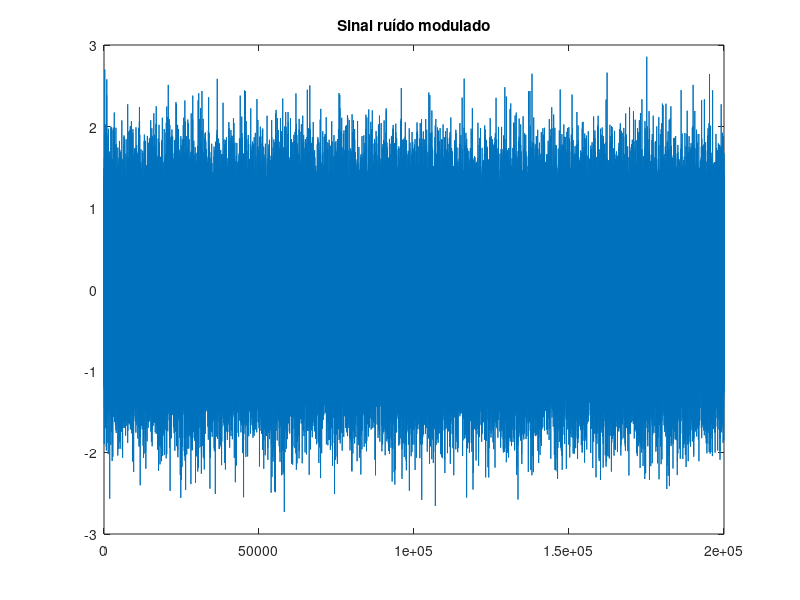
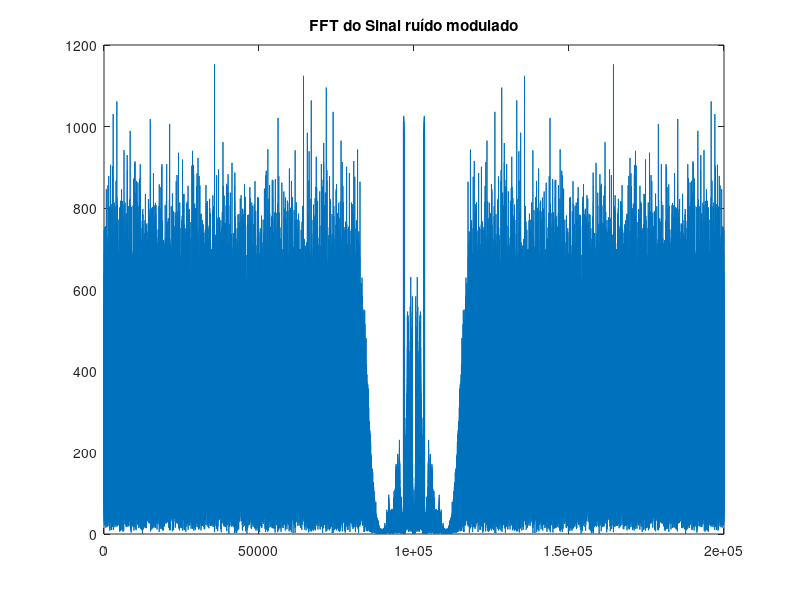

Source code (MATLAB) for these figures, in order: (Note: this script raises an error after producing the figures.)


load('SinalRuidoModulado2s23.mat')
sinal=sinalModulado;
Fs = 40000;%frequência de amostragem
tempo=5;%tempo de gravação em segundos
%sound(sinalDe,Fs); %reproduz o áudio com ruído modulado
figure(1);
plot(sinal); title('Sinal ruído modulado');
figure(2)
plot(abs(fft(sinal))); title('FFT do Sinal ruído modulado');

sinalDe=deModula(sinal,20000,40000);

hpF=windowSincHP(50,0.5-0.0495,1);
sinalHP=conv(hpF,sinal);
sinalDeHP=deModula(sinalHP,20000,40000);




lpF = windowSincLP(800,0.05,2);
%lpF = conv(conv(lpF,lpF),lpF);
fBS=0.0175;
BW=0.005;
f0=(3300/200000);
f1=(3403/200000);
f_0=0.0163;
f_1=0.01615;
%sinalBS=recTriPoleSB(recTriPoleSB(recTriPoleSB(sinal,BW,1-fBS),BW,1-fBS),BW,1-fBS);
% sinalBS = conv(windowSincBS(100, 0.5 -0.02, 0.5 - 0.015 ,2),sinal);
sinalBS = conv(windowSincBS(500, 0.00020 , 0.00030 ,2),sinal);


sinalBSHP=chebHP(chebHP(sinalBS));
%sinalBSHPDe=deModula(sinalBSHP,20000,40000);
sinalBSHPDe=deModula(sinal,20000,40000);


sinalDMLP=conv(lpF,sinalDe);
sinalDMLPBS=conv(windowSincBS(700, 0.015 , 0.02 ,2),sinalDMLP);
sinalDMLPBS=conv(windowSincBS(700, 0.015 , 0.02 ,2),sinalDMLPBS);
%sinalDMLPBS=conv(windowSincBS(100000, 0.01 , 0.02 ,2),sinalDMLPBS);



chebSinal=chebHP(sinal);
sinalDeHP=deModula(chebSinal,20000,40000);

sinalDeHPBS=recTriPoleSB(recTriPoleSB(recTriPoleSB(sinalDeHP,BW,fBS),BW,fBS),BW,fBS);

figure(3);
plot(sinalDMLPBS); title('Sinal ruído demodulado');
figure(4)
plot(abs(fft(sinalDMLPBS))); title('FFT do Sinal ruído demodulado');



figure(5);
plot(sinalDeHPBS); title('Sinal ruído demodulado');
figure(6)
plot(abs(fft(sinalDeHPBS))); title('FFT do Sinal ruído demodulado');
sound(sinalDe,Fs); %reproduz o áudio com ruído modulado

figure(7);
plot(sinalBS); title('Sinal ruído demodulado');
figure(8)
plot(abs(fft(sinalBS))); title('FFT do Sinal ruído demodulado');
